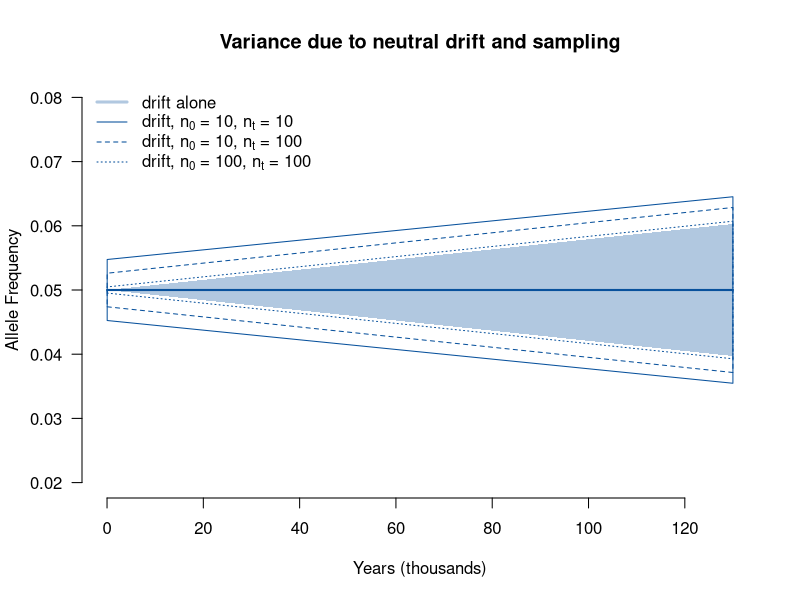

This chart was generated by the following R code:
# Visualizing variance due to drift and sampling

total_gens = as.integer(2*65e3/30)
gens = (1:total_gens)
xval = gens*30/1e3
Ne = 10e3

plot( 0, 0 , type="n" , lwd=3 , xlim=c(0,2*65) , ylim=c(0.02,0.08),las=1,bty="n",xlab="Years (thousands)",ylab="Allele Frequency",main="Variance due to neutral drift and sampling")

for( p0 in c(0.05) ) {
  
  samp_0 = 10
  samp_t = 100
  drift_var = p0 * (1-p0) * ( 1/(2*samp_0) + 1/(2*samp_t) + (gens / (2*Ne))*(1-1/(2*samp_t)) )
  polygon( c(xval,rev(xval)) , c(p0 - (drift_var),rev(p0 + (drift_var))) , col=NA , border="#08519c" , lty=2 )
  
  samp_0 = 100
  samp_t = 100
  drift_var = p0 * (1-p0) * ( 1/(2*samp_0) + 1/(2*samp_t) + (gens / (2*Ne))*(1-1/(2*samp_t)) )
  polygon( c(xval,rev(xval)) , c(p0 - (drift_var),rev(p0 + (drift_var))) , col=NA , border="#08519c" , lty=3 )
  
  
  samp_0 = 10
  samp_t = 10
  drift_var = p0 * (1-p0) * ( 1/(2*samp_0) + 1/(2*samp_t) + (gens / (2*Ne))*(1-1/(2*samp_t)) )
  polygon( c(xval,rev(xval)) , c(p0 - (drift_var),rev(p0 + (drift_var))) , col=NA , border="#08519c" )
  
  drift_var = p0 * (1-p0) * ( gens / (2*Ne) )
  polygon( c(xval,rev(xval)) , c(p0 - (drift_var),rev(p0 + (drift_var))) , col="#08519c50" , border=NA )
  
  lines( c(0,tail(xval,n=1)) , c(p0,p0) ,col="#08519c" , lwd=2 , lty=1 )
}

legend("topleft",legend=c("drift alone",
                          expression(paste('drift, n'[0], ' = ', 10,', n'[t], ' = ', 10)),
                          expression(paste('drift, n'[0], ' = ', 10,', n'[t], ' = ', 100)),
                          expression(paste('drift, n'[0], ' = ', 100,', n'[t], ' = ', 100))),
       bty="n",
       lty=c(1,1,2,3),lwd=c(3,1,1,1),col=c("#08519c50","#08519c","#08519c","#08519c"))